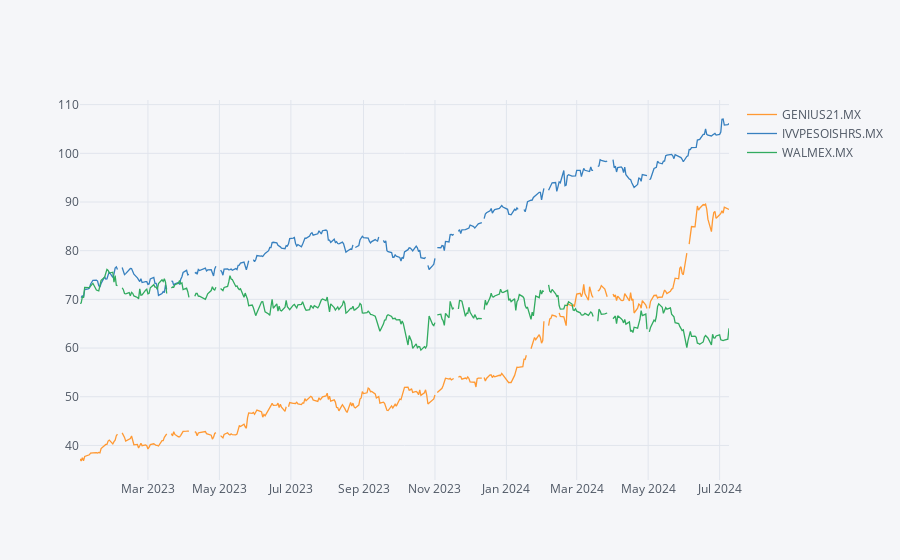

Write notebook code for a chart like this one.
### Code cell
# plot mx portfolio
cf.set_config_file(offline = True)
mx_portfolio_df.iplot()

### Figure 1 — Plotly figure (JSON) as saved in the notebook; plotly's stock layout.template omitted (floating-point values rounded to 4 significant figures; data arrays with more than 128 entries replaced by an {"elided": "..."} marker saying what was removed)
{"data": [{"line": {"color": "rgba(255, 153, 51, 1.0)", "dash": "solid", "shape": "linear", "width": 1.3}, "mode": "lines", "name": "GENIUS21.MX", "text": "", "type": "scatter", "x": {"elided": "393 str values"}, "y": {"elided": "393 mixed values"}}, {"line": {"color": "rgba(55, 128, 191, 1.0)", "dash": "solid", "shape": "linear", "width": 1.3}, "mode": "lines", "name": "IVVPESOISHRS.MX", "text": "", "type": "scatter", "x": {"elided": "393 str values"}, "y": {"elided": "393 mixed values"}}, {"line": {"color": "rgba(50, 171, 96, 1.0)", "dash": "solid", "shape": "linear", "width": 1.3}, "mode": "lines", "name": "WALMEX.MX", "text": "", "type": "scatter", "x": {"elided": "393 str values"}, "y": {"elided": "393 mixed values"}}], "layout": {"legend": {"bgcolor": "#F5F6F9", "font": {"color": "#4D5663"}}, "paper_bgcolor": "#F5F6F9", "plot_bgcolor": "#F5F6F9", "title": {"font": {"color": "#4D5663"}}, "xaxis": {"gridcolor": "#E1E5ED", "showgrid": true, "tickfont": {"color": "#4D5663"}, "title": {"font": {"color": "#4D5663"}, "text": ""}, "zerolinecolor": "#E1E5ED"}, "yaxis": {"gridcolor": "#E1E5ED", "showgrid": true, "tickfont": {"color": "#4D5663"}, "title": {"font": {"color": "#4D5663"}, "text": ""}, "zerolinecolor": "#E1E5ED"}}}
